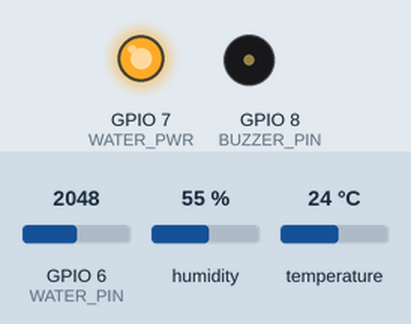
A sketch run on a simulated ESP32-S3. Shown: output pins drawn as LEDs (lit = HIGH), buzzer (waves = sounding, pin HIGH). The inputs (shaded band) are chosen by the test bench; at power-on: GPIO 6 (WATER_PIN) = 2048, humidity 55 %, temperature 24 °C (analog values on the 0–4095 scale). WiFi joins after 1.5 s; servers stay silent unless stated; no MQTT or app messages arrive unless stated; what the sketch prints to the serial monitor is not drawn.

Above: at 1.4 s.
1.9 s: GPIO 6 (WATER_PIN) set to 678
5.4 s: GPIO 6 (WATER_PIN) set to 594
At 5.65 s:
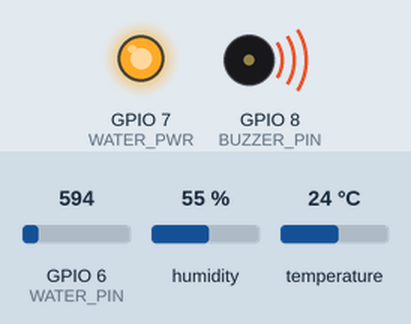
9.7 s: humidity set to 79 %
13.9 s: humidity set to 82 %
At 16.15 s:
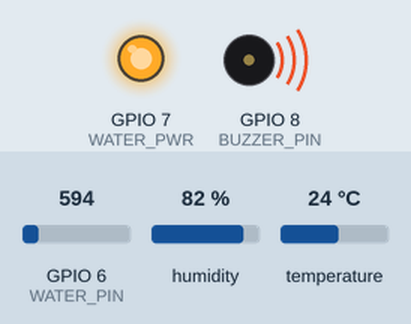
Timing chart, 0 to 24.2 s (numbered marks = the images above; inputs shaded):
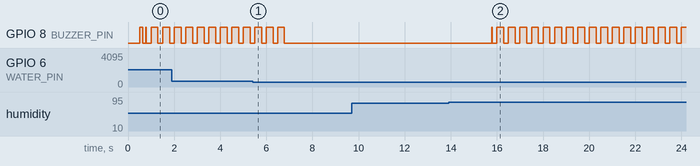

Measured:
- the behaviour switches between 620 and 619 on GPIO 6 (WATER_PIN) (found by bisection; images 0 and 1)
- the behaviour switches between 80 and 81 % on humidity (found by bisection; images 1 and 2)
- after the input at 5.4 s, GPIO 8 (BUZZER_PIN): goes on until 6.8 s, then stays LOW
- after the input at 9.7 s, every drawn part: stays the same
- after the input at 13.9 s, GPIO 8 (BUZZER_PIN): LOW → HIGH after 1.9 s, then repeats every 0.50 s: LOW 0.20 s, HIGH 0.30 s
- by itself, GPIO 8 (BUZZER_PIN): alternates HIGH for 0.30 s and LOW for 0.20 s

The sketch:

arduino_dht11_mqtt.ino
```cpp
/*
  ColdGuard — DHT11 + water level + buzzer alert → MQTT → dashboard

  Libraries: DHT sensor library (Adafruit), Adafruit Unified Sensor,
             PubSubClient, ArduinoJson (v7)
  Board: ESP32S3 Dev Module | Serial: 115200

  Note: DHT11 often returns NaN when blasted with hot/humid air.
  We keep the last good reading and still publish so the dashboard
  never drops to a fake 0°C.

  MQTT: LUBAN WORKSHOP blocks client↔client LAN, so we use a public
  broker. Backend must use the same host (MQTT_HOST=broker.emqx.io).
*/

#include <WiFi.h>
#include <PubSubClient.h>
#include <ArduinoJson.h>
#include <DHT.h>

#define DHTPIN 4
#define DHTTYPE DHT11

// Water sensor wiring (HW-038):
//   HW-038 (-) → ESP32 GND
//   HW-038 (+) → ESP32 3V3   ← prefer 3V3 (stable). GPIO 7 also works if jumpered.
//   HW-038 (S) → ESP32 GPIO 6
// GPIO 7 is still driven HIGH so a (+)→GPIO7 jumper keeps working.
#define WATER_PIN 6
#define WATER_PWR 7
// Dry on your board lands ~3000–3900 (noisy). Wet usually DROPS.
// After a real dip, set WATER_WET_RAW to the Serial water_raw you see.
#define WATER_DRY_RAW  0
#define WATER_WET_RAW 2000
#define WATER_INVERT 1

// Buzzer (active type)
#define BUZZER_PIN 8
#define BUZ_ON_MS 300
#define BUZ_OFF_MS 200

// Local buzzer thresholds (dashboard uses its own Thresholds page)
#define TEMP_ALERT_C 30.0
#define HUM_ALERT_PERCENT 80.0
#define WATER_ALERT_PERCENT 30
#define WATER_WET_PERCENT 25

const char* WIFI_SSID = "LUBAN WORKSHOP";
const char* WIFI_PASS = "M@th3w77";
// Public broker — workshop AP isolates LAN peers (ESP cannot reach PC:1883).
// Backend must subscribe to the same host.
const char* MQTT_HOST = "broker.emqx.io";
const uint16_t MQTT_PORT = 1883;
const char* DEVICE_ID = "CG-001";
const char* MQTT_CLIENT_ID = "coldguard-CG-001-lab";

// Faster publish so the UI can feel near real-time (poll is ~1.5s).
const unsigned long SAMPLE_MS = 1500;

DHT dht(DHTPIN, DHTTYPE);
WiFiClient wifiClient;
PubSubClient mqtt(wifiClient);

bool tempAlert = false, humAlert = false, waterAlert = false;
bool alertActive = false;
bool wifiAnnounced = false;
bool haveDht = false;
float lastTempC = 0;
float lastHumidity = 0;
unsigned long lastSampleMs = 0;
unsigned long lastMqttTryMs = 0;

String telemetryTopic() {
  return String("coldguard/device/") + DEVICE_ID + "/telemetry";
}

void maintainConnections() {
  if (WiFi.status() != WL_CONNECTED) {
    wifiAnnounced = false;
    return;
  }
  if (!wifiAnnounced) {
    wifiAnnounced = true;
    Serial.print("WiFi connected, IP: ");
    Serial.print(WiFi.localIP());
    Serial.print("  GW: ");
    Serial.println(WiFi.gatewayIP());
  }
  if (!mqtt.connected() && millis() - lastMqttTryMs > 3000) {
    lastMqttTryMs = millis();
    Serial.print("MQTT ");
    Serial.print(MQTT_HOST);
    Serial.print("...");
    if (mqtt.connect(MQTT_CLIENT_ID)) {
      Serial.println("ok");
    } else {
      Serial.print("fail rc=");
      Serial.println(mqtt.state());
    }
  }
}

int readWaterRaw() {
  // Keep probe powered while sampling (GPIO7 HIGH). Prefer wiring (+) to 3V3.
  digitalWrite(WATER_PWR, HIGH);
  delay(50);  // HW-038 needs settle time when powered from a GPIO

  int samples[9];
  for (int i = 0; i < 9; i++) {
    samples[i] = analogRead(WATER_PIN);
    delay(3);
  }
  // Median — rejects ADC spikes that made dry look "wet"
  for (int i = 0; i < 8; i++) {
    for (int j = i + 1; j < 9; j++) {
      if (samples[j] < samples[i]) {
        int tmp = samples[i];
        samples[i] = samples[j];
        samples[j] = tmp;
      }
    }
  }
  return samples[4];
}

int waterPercent(int raw) {
  // dryRaw → 0%, wetRaw → 100% (inverted: dry is HIGH ADC on this module)
  int pct = map(raw, WATER_DRY_RAW, WATER_WET_RAW, 0, 100);
  return constrain(pct, 0, 100);
}

void updateBuzzer() {
  if (!alertActive) {
    digitalWrite(BUZZER_PIN, LOW);
    return;
  }
  unsigned long phase = millis() % (BUZ_ON_MS + BUZ_OFF_MS);
  digitalWrite(BUZZER_PIN, phase < BUZ_ON_MS ? HIGH : LOW);
}

void sampleAndPublish() {
  float h = dht.readHumidity();
  float t = dht.readTemperature();
  bool dhtOk = !(isnan(t) || isnan(h));

  if (dhtOk) {
    lastTempC = t;
    lastHumidity = h;
    haveDht = true;
    tempAlert = t > TEMP_ALERT_C;
    humAlert = h > HUM_ALERT_PERCENT;
  } else {
    // Keep last good values + alert state; DHT11 often glitches under steam/hot air.
    Serial.println("DHT11 read failed — publishing last good temp/humidity");
  }

  int waterRaw = readWaterRaw();
  int waterPct = waterPercent(waterRaw);
  waterAlert = waterPct > WATER_ALERT_PERCENT;
  alertActive = tempAlert || humAlert || waterAlert;

  if (alertActive) {
    Serial.print("ALERT:");
    if (tempAlert) Serial.print(" temperature");
    if (humAlert) Serial.print(" humidity");
    if (waterAlert) Serial.print(" water");
    Serial.println();
  }

  JsonDocument doc;
  doc["device_id"] = DEVICE_ID;
  if (haveDht) {
    doc["temperature_c"] = lastTempC;
    doc["humidity_percent"] = lastHumidity;
  }
  doc["water_level"] = waterPct;
  doc["water_level_percent"] = waterPct;
  doc["water_raw"] = waterRaw;
  doc["water_wet"] = waterPct >= WATER_WET_PERCENT;
  doc["dht_ok"] = dhtOk;
  doc["alert"] = alertActive;
  doc["alert_temperature"] = tempAlert;
  doc["alert_humidity"] = humAlert;
  doc["alert_water"] = waterAlert;
  doc["firmware_version"] = "0.5.1-arduino";

  char buffer[448];
  size_t n = serializeJson(doc, buffer);

  if (mqtt.connected()) {
    bool ok = mqtt.publish(telemetryTopic().c_str(), (uint8_t*)buffer, n);
    Serial.print(ok ? "Published: " : "Publish failed: ");
  } else {
    Serial.print("Offline, not sent: ");
  }
  Serial.println(buffer);
}

void setup() {
  Serial.begin(115200);
  delay(500);
  dht.begin();

  pinMode(BUZZER_PIN, OUTPUT);
  digitalWrite(BUZZER_PIN, LOW);
  digitalWrite(BUZZER_PIN, HIGH);
  delay(150);
  digitalWrite(BUZZER_PIN, LOW);

  analogReadResolution(12);
  pinMode(WATER_PIN, INPUT);
  pinMode(WATER_PWR, OUTPUT);
  digitalWrite(WATER_PWR, HIGH);  // leave powered; corrosion OK for short demo
  analogSetPinAttenuation(WATER_PIN, ADC_11db);

  WiFi.mode(WIFI_STA);
  WiFi.begin(WIFI_SSID, WIFI_PASS);
  mqtt.setServer(MQTT_HOST, MQTT_PORT);
  mqtt.setBufferSize(512);
  mqtt.setKeepAlive(30);
  mqtt.setSocketTimeout(10);

  lastSampleMs = millis() - SAMPLE_MS;
}

void loop() {
  maintainConnections();
  if (mqtt.connected()) mqtt.loop();

  if (millis() - lastSampleMs >= SAMPLE_MS) {
    lastSampleMs = millis();
    sampleAndPublish();
  }

  updateBuzzer();
}
```
